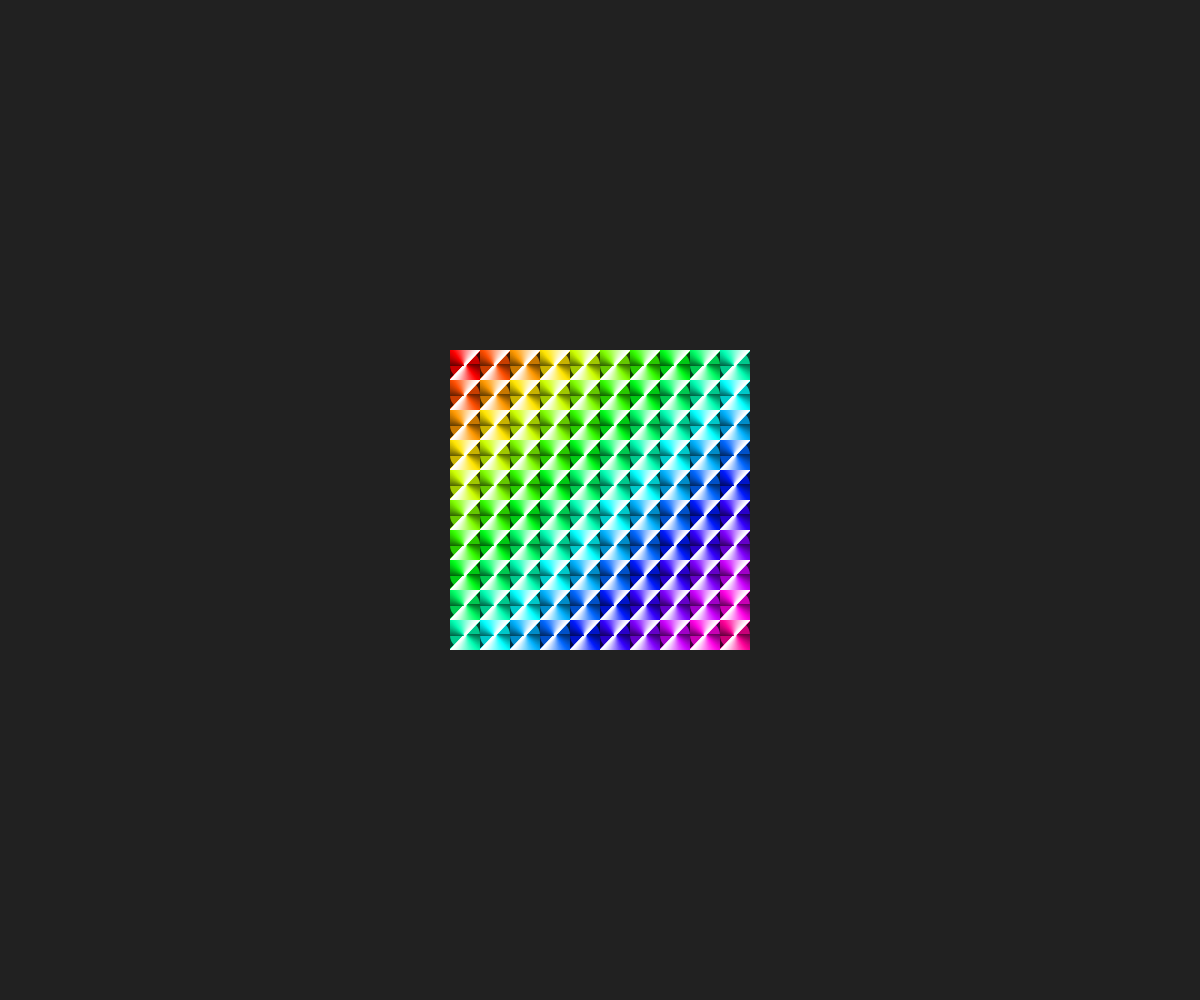
Frame 1 (no input)
Frame 2 (the mouse pressed at the canvas centre, redrawn once): identical to frame 1, image omitted

The p5.js sketch that drew this single still picture (run headless with seeded random() and noise() and a simulated clock; the mouse was pressed at the canvas centre and the sketch redrawn once):

// p5.js sketch
// ── sketch.js
"use strict";
//==========
// p5.js

function setup(){
	createCanvas(windowWidth, windowHeight);
	noLoop();
	colorMode(RGB);
	angleMode(DEGREES);

	background(33);

	const size = 30;
	const grid = 10;
	const sX = width / 2 - (size*grid) / 2;
	const sY = height / 2 - (size*grid) / 2;

	// Prizm
	let bg = createGraphics(size, size);
	bg.noStroke();
	bg.fill(100);
	bg.square(0, 0, bg.width, bg.height);
	bg.strokeWeight(2);
	setGradiation(bg, size, 0, 135);
	setGradiation(bg, size, 180, 315);
	for(let r=0; r<grid; r++){
		for(let c=0; c<grid; c++){
			image(bg, sX+size*c, sY+size*r);
		}
	}
	
	// Overlay
	colorMode(HSB);
	blendMode(OVERLAY);
	for(let r=0; r<grid; r++){
		for(let c=0; c<grid; c++){
			noStroke();
			fill((r+c)*360/20, 100, 100, 50);
			rect(sX+c*size, sY+r*size, size, size);
		}
	}
}

function setGradiation(gra, size, from, to){

	const c1 = color(50);
	const c2 = color(255);
	for(let i=from; i<=to; i+=2){
		let inter = map(i, from, to, 0, 1);
		let c = lerpColor(c1, c2, inter);
		gra.stroke(c);
		let x = size/2 + cos(i) * size;
		let y = size/2 + sin(i) * size;
		gra.line(size/2, size/2, x, y);
	}
}

function draw(){
	//background(33);
}

function drawGumi(cX, cY, size, n){

	let color = (n%2==0)? 0:255;
	fill(color);

	let step = 360 / 10;
	let points = [];
	for(let p=0; p<360; p+=step) points.push(p);
	beginShape();
	for(let i=0; i<points.length+3; i++){
		let index = (i<points.length)?i:i-points.length;
		let d = points[index];
		let r = size + noise(d, seed) * size * 0.8;
		let x = cX + r * cos(d);
		let y = cY + r * sin(d);
		curveVertex(x, y);
	}
	endShape();
}

function createGrid(pX, pY, d, g){
	let s = d / g;
	for(let x=0; x<d; x+=s){
		for(let y=0; y<d; y+=s){
			let r = parseInt(random(1, 4));
			if(r == 1 || s < 120){
				fill(random(60, 255));
				rect(pX+x, pY+y, s, s);
				drawShape(pX+x, pY+y, s);
			}else{
				createGrid(pX+x, pY+y, s, r);
			}
		}
	}
}

function drawShape(x, y, s){
	noStroke();
	fill(random(255));
	let rdm = floor(random(4));
	for(let i=0; i<rdm; i++){
		x += cos(90*i) * s;
		y += sin(90*i) * s;
	}
	let r = s * 2;
	let d = rdm*90;
	arc(x, y, r, r, d, d+90);
}
